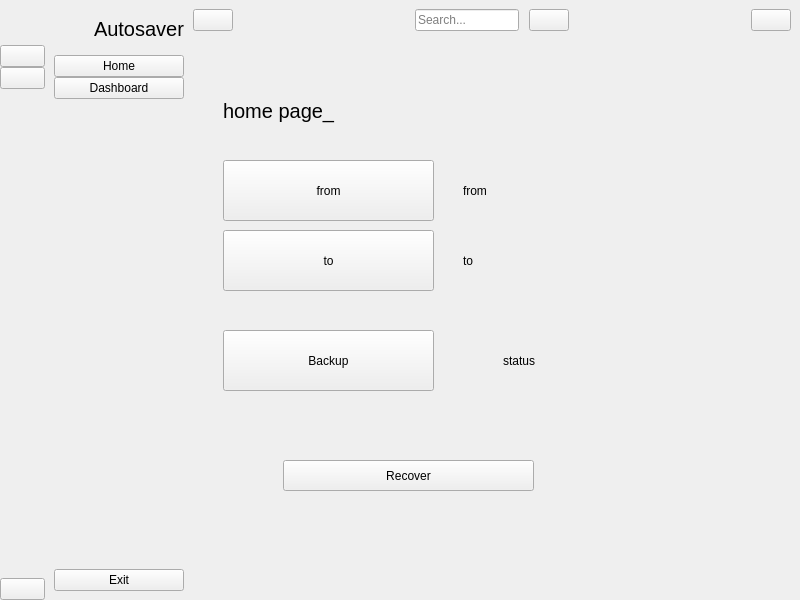
<?xml version="1.0" encoding="UTF-8"?>
<ui version="4.0">
 <class>MainWindow</class>
 <widget class="QMainWindow" name="MainWindow">
  <property name="geometry">
   <rect>
    <x>0</x>
    <y>0</y>
    <width>800</width>
    <height>600</height>
   </rect>
  </property>
  <property name="windowTitle">
   <string>MainWindow</string>
  </property>
  <widget class="QWidget" name="centralwidget">
   <layout class="QGridLayout" name="gridLayout">
    <property name="leftMargin">
     <number>0</number>
    </property>
    <property name="topMargin">
     <number>0</number>
    </property>
    <property name="rightMargin">
     <number>0</number>
    </property>
    <property name="bottomMargin">
     <number>0</number>
    </property>
    <property name="spacing">
     <number>0</number>
    </property>
    <item row="0" column="1">
     <widget class="QWidget" name="full_menu_widget" native="true">
      <layout class="QVBoxLayout" name="verticalLayout_4">
       <item>
        <layout class="QHBoxLayout" name="horizontalLayout_2">
         <property name="spacing">
          <number>0</number>
         </property>
         <item>
          <widget class="QLabel" name="logo_label_2">
           <property name="minimumSize">
            <size>
             <width>40</width>
             <height>40</height>
            </size>
           </property>
           <property name="maximumSize">
            <size>
             <width>40</width>
             <height>40</height>
            </size>
           </property>
           <property name="text">
            <string/>
           </property>
           <property name="pixmap">
            <pixmap resource="resource.qrc">:/icon/icon/Logo.png</pixmap>
           </property>
           <property name="scaledContents">
            <bool>true</bool>
           </property>
          </widget>
         </item>
         <item>
          <widget class="QLabel" name="logo_label_3">
           <property name="font">
            <font>
             <pointsize>15</pointsize>
            </font>
           </property>
           <property name="text">
            <string>Autosaver</string>
           </property>
          </widget>
         </item>
        </layout>
       </item>
       <item>
        <layout class="QVBoxLayout" name="verticalLayout_2">
         <property name="spacing">
          <number>0</number>
         </property>
         <item>
          <widget class="QPushButton" name="home_btn_2">
           <property name="text">
            <string>Home</string>
           </property>
           <property name="icon">
            <iconset resource="resource.qrc">
             <normaloff>:/icon/icon/home-4-32.ico</normaloff>
             <normalon>:/icon/icon/home-4-48.ico</normalon>:/icon/icon/home-4-32.ico</iconset>
           </property>
           <property name="iconSize">
            <size>
             <width>14</width>
             <height>14</height>
            </size>
           </property>
           <property name="checkable">
            <bool>true</bool>
           </property>
           <property name="autoExclusive">
            <bool>true</bool>
           </property>
          </widget>
         </item>
         <item>
          <widget class="QPushButton" name="dashboard_btn_2">
           <property name="text">
            <string>Dashboard</string>
           </property>
           <property name="icon">
            <iconset resource="resource.qrc">
             <normaloff>:/icon/icon/dashboard-5-32.ico</normaloff>
             <normalon>:/icon/icon/dashboard-5-48 (1).ico</normalon>:/icon/icon/dashboard-5-32.ico</iconset>
           </property>
           <property name="iconSize">
            <size>
             <width>14</width>
             <height>14</height>
            </size>
           </property>
           <property name="checkable">
            <bool>true</bool>
           </property>
           <property name="autoExclusive">
            <bool>true</bool>
           </property>
          </widget>
         </item>
        </layout>
       </item>
       <item>
        <spacer name="verticalSpacer_2">
         <property name="orientation">
          <enum>Qt::Vertical</enum>
         </property>
         <property name="sizeHint" stdset="0">
          <size>
           <width>20</width>
           <height>448</height>
          </size>
         </property>
        </spacer>
       </item>
       <item>
        <widget class="QPushButton" name="exit_btn_2">
         <property name="text">
          <string>Exit</string>
         </property>
         <property name="icon">
          <iconset resource="resource.qrc">
           <normaloff>:/icon/icon/close-window-64.ico</normaloff>:/icon/icon/close-window-64.ico</iconset>
         </property>
         <property name="iconSize">
          <size>
           <width>14</width>
           <height>14</height>
          </size>
         </property>
        </widget>
       </item>
      </layout>
     </widget>
    </item>
    <item row="0" column="0">
     <widget class="QWidget" name="icon_only_widget" native="true">
      <layout class="QVBoxLayout" name="verticalLayout_3">
       <property name="spacing">
        <number>0</number>
       </property>
       <property name="leftMargin">
        <number>0</number>
       </property>
       <property name="topMargin">
        <number>0</number>
       </property>
       <property name="rightMargin">
        <number>0</number>
       </property>
       <property name="bottomMargin">
        <number>0</number>
       </property>
       <item>
        <layout class="QHBoxLayout" name="horizontalLayout_4">
         <item>
          <widget class="QLabel" name="label">
           <property name="minimumSize">
            <size>
             <width>45</width>
             <height>45</height>
            </size>
           </property>
           <property name="maximumSize">
            <size>
             <width>45</width>
             <height>45</height>
            </size>
           </property>
           <property name="text">
            <string/>
           </property>
           <property name="pixmap">
            <pixmap resource="resource.qrc">:/icon/icon/Logo.png</pixmap>
           </property>
           <property name="scaledContents">
            <bool>true</bool>
           </property>
          </widget>
         </item>
        </layout>
       </item>
       <item>
        <layout class="QVBoxLayout" name="verticalLayout">
         <property name="spacing">
          <number>0</number>
         </property>
         <item>
          <widget class="QPushButton" name="home_btn_1">
           <property name="text">
            <string/>
           </property>
           <property name="icon">
            <iconset resource="resource.qrc">
             <normaloff>:/icon/icon/home-4-32.ico</normaloff>
             <normalon>:/icon/icon/home-4-48.ico</normalon>:/icon/icon/home-4-32.ico</iconset>
           </property>
           <property name="iconSize">
            <size>
             <width>20</width>
             <height>20</height>
            </size>
           </property>
           <property name="checkable">
            <bool>true</bool>
           </property>
           <property name="autoExclusive">
            <bool>true</bool>
           </property>
          </widget>
         </item>
         <item>
          <widget class="QPushButton" name="dashboard_btn_1">
           <property name="text">
            <string/>
           </property>
           <property name="icon">
            <iconset resource="resource.qrc">
             <normaloff>:/icon/icon/dashboard-5-32.ico</normaloff>
             <normalon>:/icon/icon/dashboard-5-48 (1).ico</normalon>:/icon/icon/dashboard-5-32.ico</iconset>
           </property>
           <property name="iconSize">
            <size>
             <width>20</width>
             <height>20</height>
            </size>
           </property>
           <property name="checkable">
            <bool>true</bool>
           </property>
           <property name="autoExclusive">
            <bool>true</bool>
           </property>
          </widget>
         </item>
        </layout>
       </item>
       <item>
        <spacer name="verticalSpacer">
         <property name="orientation">
          <enum>Qt::Vertical</enum>
         </property>
         <property name="sizeHint" stdset="0">
          <size>
           <width>20</width>
           <height>464</height>
          </size>
         </property>
        </spacer>
       </item>
       <item>
        <widget class="QPushButton" name="exit_btn_1">
         <property name="text">
          <string/>
         </property>
         <property name="icon">
          <iconset resource="resource.qrc">
           <normaloff>:/icon/icon/close-window-64.ico</normaloff>:/icon/icon/close-window-64.ico</iconset>
         </property>
         <property name="iconSize">
          <size>
           <width>20</width>
           <height>20</height>
          </size>
         </property>
        </widget>
       </item>
      </layout>
     </widget>
    </item>
    <item row="0" column="2">
     <widget class="QWidget" name="widget_3" native="true">
      <layout class="QVBoxLayout" name="verticalLayout_5">
       <property name="spacing">
        <number>0</number>
       </property>
       <property name="leftMargin">
        <number>0</number>
       </property>
       <property name="topMargin">
        <number>0</number>
       </property>
       <property name="rightMargin">
        <number>0</number>
       </property>
       <property name="bottomMargin">
        <number>0</number>
       </property>
       <item>
        <widget class="QWidget" name="widget" native="true">
         <property name="minimumSize">
          <size>
           <width>0</width>
           <height>40</height>
          </size>
         </property>
         <layout class="QHBoxLayout" name="horizontalLayout_5">
          <property name="spacing">
           <number>0</number>
          </property>
          <property name="leftMargin">
           <number>0</number>
          </property>
          <property name="topMargin">
           <number>0</number>
          </property>
          <property name="rightMargin">
           <number>9</number>
          </property>
          <property name="bottomMargin">
           <number>0</number>
          </property>
          <item>
           <widget class="QPushButton" name="change_sidebar_btn">
            <property name="text">
             <string/>
            </property>
            <property name="icon">
             <iconset resource="resource.qrc">
              <normaloff>:/icon/icon/menu-4-32.ico</normaloff>:/icon/icon/menu-4-32.ico</iconset>
            </property>
            <property name="iconSize">
             <size>
              <width>14</width>
              <height>14</height>
             </size>
            </property>
            <property name="checkable">
             <bool>true</bool>
            </property>
           </widget>
          </item>
          <item>
           <spacer name="horizontalSpacer">
            <property name="orientation">
             <enum>Qt::Horizontal</enum>
            </property>
            <property name="sizeHint" stdset="0">
             <size>
              <width>185</width>
              <height>20</height>
             </size>
            </property>
           </spacer>
          </item>
          <item>
           <layout class="QHBoxLayout" name="horizontalLayout">
            <property name="spacing">
             <number>10</number>
            </property>
            <item>
             <widget class="QLineEdit" name="search_input">
              <property name="placeholderText">
               <string>Search...</string>
              </property>
             </widget>
            </item>
            <item>
             <widget class="QPushButton" name="search_btn">
              <property name="text">
               <string/>
              </property>
              <property name="icon">
               <iconset resource="resource.qrc">
                <normaloff>:/icon/icon/search-13-48.ico</normaloff>:/icon/icon/search-13-48.ico</iconset>
              </property>
              <property name="iconSize">
               <size>
                <width>14</width>
                <height>14</height>
               </size>
              </property>
             </widget>
            </item>
           </layout>
          </item>
          <item>
           <spacer name="horizontalSpacer_2">
            <property name="orientation">
             <enum>Qt::Horizontal</enum>
            </property>
            <property name="sizeHint" stdset="0">
             <size>
              <width>185</width>
              <height>20</height>
             </size>
            </property>
           </spacer>
          </item>
          <item>
           <widget class="QPushButton" name="user_btn">
            <property name="text">
             <string/>
            </property>
            <property name="icon">
             <iconset resource="resource.qrc">
              <normaloff>:/icon/icon/user-48.ico</normaloff>:/icon/icon/user-48.ico</iconset>
            </property>
           </widget>
          </item>
         </layout>
        </widget>
       </item>
       <item>
        <widget class="QStackedWidget" name="stackedWidget">
         <property name="currentIndex">
          <number>0</number>
         </property>
         <widget class="QWidget" name="page">
          <widget class="QLabel" name="to_lable">
           <property name="geometry">
            <rect>
             <x>270</x>
             <y>190</y>
             <width>261</width>
             <height>61</height>
            </rect>
           </property>
           <property name="text">
            <string>to</string>
           </property>
           <property name="wordWrap">
            <bool>true</bool>
           </property>
          </widget>
          <widget class="QLabel" name="home_label">
           <property name="geometry">
            <rect>
             <x>30</x>
             <y>40</y>
             <width>171</width>
             <height>61</height>
            </rect>
           </property>
           <property name="font">
            <font>
             <pointsize>15</pointsize>
            </font>
           </property>
           <property name="text">
            <string>home page_</string>
           </property>
          </widget>
          <widget class="QPushButton" name="to_button">
           <property name="geometry">
            <rect>
             <x>30</x>
             <y>190</y>
             <width>211</width>
             <height>61</height>
            </rect>
           </property>
           <property name="text">
            <string>to</string>
           </property>
          </widget>
          <widget class="QPushButton" name="from_button">
           <property name="geometry">
            <rect>
             <x>30</x>
             <y>120</y>
             <width>211</width>
             <height>61</height>
            </rect>
           </property>
           <property name="styleSheet">
            <string notr="true"/>
           </property>
           <property name="text">
            <string>from</string>
           </property>
          </widget>
          <widget class="QLabel" name="from_lable">
           <property name="geometry">
            <rect>
             <x>270</x>
             <y>130</y>
             <width>261</width>
             <height>41</height>
            </rect>
           </property>
           <property name="text">
            <string>from</string>
           </property>
           <property name="wordWrap">
            <bool>true</bool>
           </property>
          </widget>
          <widget class="QLabel" name="stats_lable">
           <property name="geometry">
            <rect>
             <x>310</x>
             <y>300</y>
             <width>151</width>
             <height>41</height>
            </rect>
           </property>
           <property name="text">
            <string>status</string>
           </property>
          </widget>
          <widget class="QPushButton" name="tmp_button">
           <property name="geometry">
            <rect>
             <x>30</x>
             <y>290</y>
             <width>211</width>
             <height>61</height>
            </rect>
           </property>
           <property name="text">
            <string>Backup</string>
           </property>
          </widget>
          <widget class="QPushButton" name="recovery_button">
           <property name="geometry">
            <rect>
             <x>90</x>
             <y>420</y>
             <width>251</width>
             <height>31</height>
            </rect>
           </property>
           <property name="text">
            <string>Recover</string>
           </property>
          </widget>
         </widget>
         <widget class="QWidget" name="page_2">
          <widget class="QLabel" name="label_2">
           <property name="geometry">
            <rect>
             <x>9</x>
             <y>9</y>
             <width>146</width>
             <height>24</height>
            </rect>
           </property>
           <property name="font">
            <font>
             <pointsize>15</pointsize>
            </font>
           </property>
           <property name="text">
            <string>Dashboard page</string>
           </property>
          </widget>
          <widget class="QLabel" name="label_4">
           <property name="geometry">
            <rect>
             <x>80</x>
             <y>110</y>
             <width>121</width>
             <height>65</height>
            </rect>
           </property>
           <property name="text">
            <string>Time</string>
           </property>
          </widget>
          <widget class="QLabel" name="label_5">
           <property name="geometry">
            <rect>
             <x>80</x>
             <y>190</y>
             <width>161</width>
             <height>65</height>
            </rect>
           </property>
           <property name="text">
            <string>Ignore</string>
           </property>
          </widget>
          <widget class="QLabel" name="label_7">
           <property name="geometry">
            <rect>
             <x>70</x>
             <y>280</y>
             <width>221</width>
             <height>65</height>
            </rect>
           </property>
           <property name="text">
            <string>Patter of backup</string>
           </property>
          </widget>
          <widget class="QTimeEdit" name="time_holder">
           <property name="geometry">
            <rect>
             <x>330</x>
             <y>180</y>
             <width>137</width>
             <height>51</height>
            </rect>
           </property>
          </widget>
          <widget class="QPushButton" name="time_button">
           <property name="enabled">
            <bool>true</bool>
           </property>
           <property name="geometry">
            <rect>
             <x>190</x>
             <y>470</y>
             <width>181</width>
             <height>51</height>
            </rect>
           </property>
           <property name="sizePolicy">
            <sizepolicy hsizetype="Minimum" vsizetype="Fixed">
             <horstretch>0</horstretch>
             <verstretch>0</verstretch>
            </sizepolicy>
           </property>
           <property name="autoFillBackground">
            <bool>false</bool>
           </property>
           <property name="text">
            <string>Apply</string>
           </property>
           <property name="checkable">
            <bool>false</bool>
           </property>
          </widget>
          <widget class="QCheckBox" name="Check_box_3">
           <property name="geometry">
            <rect>
             <x>280</x>
             <y>350</y>
             <width>137</width>
             <height>17</height>
            </rect>
           </property>
           <property name="text">
            <string>tmp*</string>
           </property>
          </widget>
          <widget class="QCheckBox" name="Check_box_1">
           <property name="geometry">
            <rect>
             <x>280</x>
             <y>304</y>
             <width>137</width>
             <height>17</height>
            </rect>
           </property>
           <property name="text">
            <string>*.exe</string>
           </property>
          </widget>
          <widget class="QCheckBox" name="Check_box_2">
           <property name="geometry">
            <rect>
             <x>280</x>
             <y>327</y>
             <width>137</width>
             <height>17</height>
            </rect>
           </property>
           <property name="text">
            <string>*.txt</string>
           </property>
          </widget>
          <widget class="QRadioButton" name="backup_option__4">
           <property name="geometry">
            <rect>
             <x>390</x>
             <y>380</y>
             <width>137</width>
             <height>17</height>
            </rect>
           </property>
           <property name="text">
            <string>fancy pattern</string>
           </property>
          </widget>
          <widget class="QRadioButton" name="backup_option_1">
           <property name="geometry">
            <rect>
             <x>390</x>
             <y>350</y>
             <width>137</width>
             <height>17</height>
            </rect>
           </property>
           <property name="text">
            <string>Full backup</string>
           </property>
          </widget>
         </widget>
         <widget class="QWidget" name="page_3">
          <layout class="QGridLayout" name="gridLayout_4">
           <item row="0" column="0">
            <widget class="QLabel" name="label_3">
             <property name="font">
              <font>
               <pointsize>15</pointsize>
              </font>
             </property>
             <property name="text">
              <string>User_page</string>
             </property>
            </widget>
           </item>
          </layout>
         </widget>
         <widget class="QWidget" name="page_4">
          <layout class="QGridLayout" name="gridLayout_5">
           <item row="1" column="1">
            <widget class="QLabel" name="photo_lable">
             <property name="maximumSize">
              <size>
               <width>300</width>
               <height>300</height>
              </size>
             </property>
             <property name="text">
              <string/>
             </property>
             <property name="pixmap">
              <pixmap>../img/2loading_gif.gif</pixmap>
             </property>
             <property name="scaledContents">
              <bool>true</bool>
             </property>
            </widget>
           </item>
           <item row="1" column="2">
            <spacer name="horizontalSpacer_3">
             <property name="orientation">
              <enum>Qt::Horizontal</enum>
             </property>
             <property name="sizeHint" stdset="0">
              <size>
               <width>40</width>
               <height>20</height>
              </size>
             </property>
            </spacer>
           </item>
           <item row="2" column="1">
            <widget class="QLabel" name="label_6">
             <property name="font">
              <font>
               <pointsize>17</pointsize>
               <weight>50</weight>
               <bold>false</bold>
               <strikeout>false</strikeout>
               <kerning>false</kerning>
              </font>
             </property>
             <property name="autoFillBackground">
              <bool>false</bool>
             </property>
             <property name="text">
              <string>Search_page</string>
             </property>
            </widget>
           </item>
           <item row="0" column="1">
            <spacer name="verticalSpacer_5">
             <property name="orientation">
              <enum>Qt::Vertical</enum>
             </property>
             <property name="sizeHint" stdset="0">
              <size>
               <width>20</width>
               <height>40</height>
              </size>
             </property>
            </spacer>
           </item>
           <item row="3" column="1">
            <spacer name="verticalSpacer_4">
             <property name="orientation">
              <enum>Qt::Vertical</enum>
             </property>
             <property name="sizeHint" stdset="0">
              <size>
               <width>20</width>
               <height>40</height>
              </size>
             </property>
            </spacer>
           </item>
           <item row="1" column="0">
            <spacer name="horizontalSpacer_4">
             <property name="orientation">
              <enum>Qt::Horizontal</enum>
             </property>
             <property name="sizeHint" stdset="0">
              <size>
               <width>40</width>
               <height>20</height>
              </size>
             </property>
            </spacer>
           </item>
          </layout>
         </widget>
        </widget>
       </item>
      </layout>
     </widget>
    </item>
   </layout>
  </widget>
 </widget>
 <resources>
  <include location="resource.qrc"/>
 </resources>
 <connections>
  <connection>
   <sender>change_sidebar_btn</sender>
   <signal>toggled(bool)</signal>
   <receiver>icon_only_widget</receiver>
   <slot>setVisible(bool)</slot>
   <hints>
    <hint type="sourcelabel">
     <x>194</x>
     <y>22</y>
    </hint>
    <hint type="destinationlabel">
     <x>40</x>
     <y>216</y>
    </hint>
   </hints>
  </connection>
  <connection>
   <sender>change_sidebar_btn</sender>
   <signal>toggled(bool)</signal>
   <receiver>full_menu_widget</receiver>
   <slot>setHidden(bool)</slot>
   <hints>
    <hint type="sourcelabel">
     <x>187</x>
     <y>21</y>
    </hint>
    <hint type="destinationlabel">
     <x>119</x>
     <y>174</y>
    </hint>
   </hints>
  </connection>
  <connection>
   <sender>home_btn_1</sender>
   <signal>toggled(bool)</signal>
   <receiver>home_btn_2</receiver>
   <slot>setChecked(bool)</slot>
   <hints>
    <hint type="sourcelabel">
     <x>25</x>
     <y>66</y>
    </hint>
    <hint type="destinationlabel">
     <x>91</x>
     <y>67</y>
    </hint>
   </hints>
  </connection>
  <connection>
   <sender>home_btn_2</sender>
   <signal>toggled(bool)</signal>
   <receiver>home_btn_1</receiver>
   <slot>setChecked(bool)</slot>
   <hints>
    <hint type="sourcelabel">
     <x>157</x>
     <y>75</y>
    </hint>
    <hint type="destinationlabel">
     <x>44</x>
     <y>72</y>
    </hint>
   </hints>
  </connection>
  <connection>
   <sender>dashboard_btn_1</sender>
   <signal>toggled(bool)</signal>
   <receiver>dashboard_btn_2</receiver>
   <slot>setChecked(bool)</slot>
   <hints>
    <hint type="sourcelabel">
     <x>27</x>
     <y>91</y>
    </hint>
    <hint type="destinationlabel">
     <x>88</x>
     <y>92</y>
    </hint>
   </hints>
  </connection>
  <connection>
   <sender>dashboard_btn_2</sender>
   <signal>toggled(bool)</signal>
   <receiver>dashboard_btn_1</receiver>
   <slot>setChecked(bool)</slot>
   <hints>
    <hint type="sourcelabel">
     <x>153</x>
     <y>92</y>
    </hint>
    <hint type="destinationlabel">
     <x>40</x>
     <y>99</y>
    </hint>
   </hints>
  </connection>
  <connection>
   <sender>exit_btn_1</sender>
   <signal>clicked()</signal>
   <receiver>MainWindow</receiver>
   <slot>close()</slot>
   <hints>
    <hint type="sourcelabel">
     <x>36</x>
     <y>579</y>
    </hint>
    <hint type="destinationlabel">
     <x>236</x>
     <y>610</y>
    </hint>
   </hints>
  </connection>
  <connection>
   <sender>exit_btn_2</sender>
   <signal>clicked()</signal>
   <receiver>MainWindow</receiver>
   <slot>close()</slot>
   <hints>
    <hint type="sourcelabel">
     <x>143</x>
     <y>583</y>
    </hint>
    <hint type="destinationlabel">
     <x>159</x>
     <y>655</y>
    </hint>
   </hints>
  </connection>
 </connections>
</ui>
